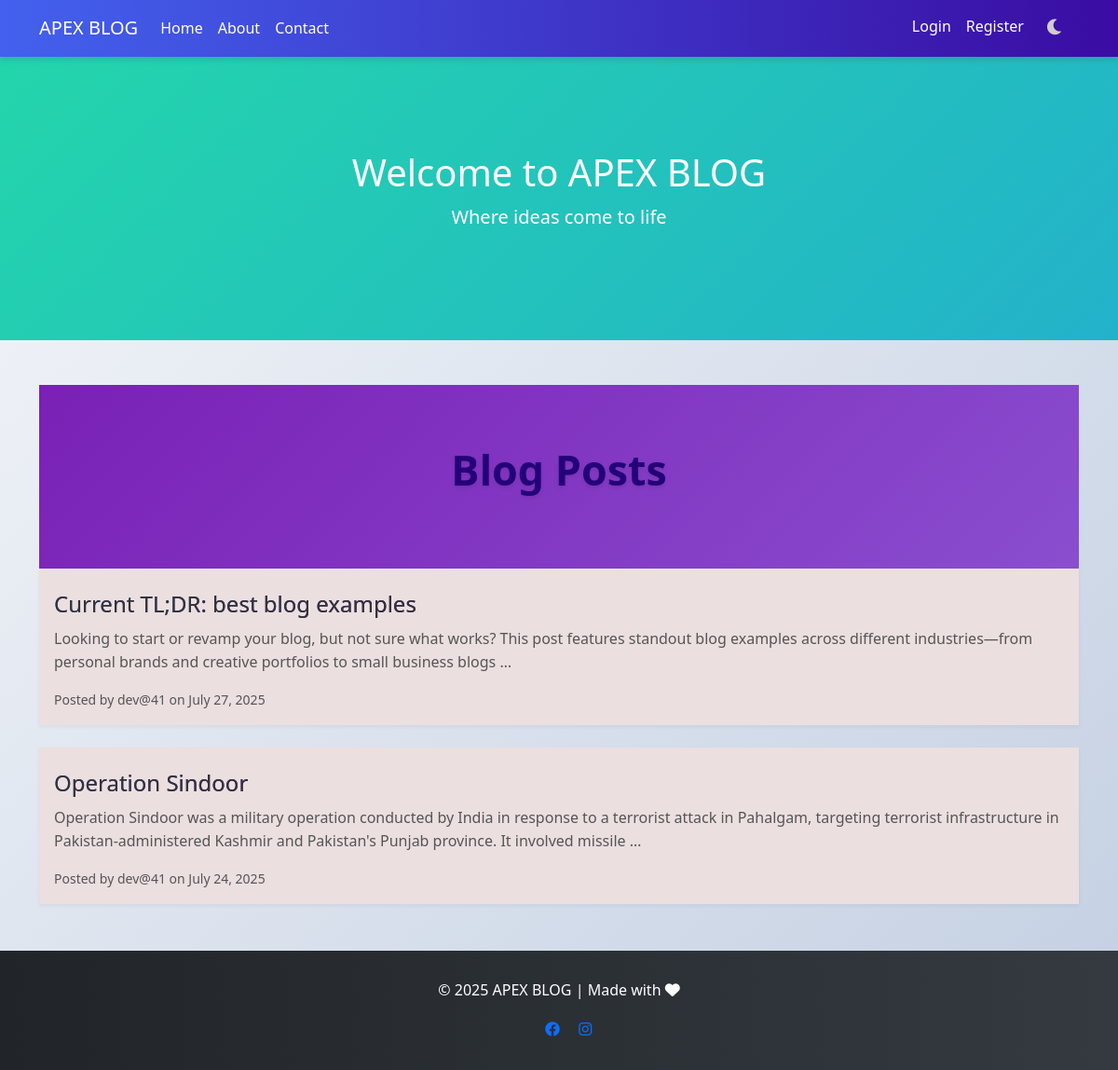
The page / on the database its author committed.
### blog/models.py (models this page shows, shortened)
class Post(models.Model):
    title = models.CharField(max_length=200)
    content = models.TextField()
    author = models.ForeignKey(User, on_delete=models.CASCADE)
    created_at = models.DateTimeField(auto_now_add=True)
    updated_at = models.DateTimeField(auto_now=True)
    published = models.BooleanField(default=False)
    class Meta:
        ordering = ['-created_at']

### accounts/models.py (models this page shows, shortened)
class CustomUser(AbstractUser):
    ROLES = (
        ('auther', 'Author'),
        ('user', 'regular user'),
    )
    role = models.CharField(max_length=10, choices=ROLES, default='user')
    bio = models.TextField(blank=True)
    profile_picture = models.ImageField(upload_to='profile_pics/', blank=True)

### blog/views.py (the view)
# urls.py: path('', views.PostListView.as_view(), name='post_list'),
class PostListView(ListView):
    model = Post
    template_name = 'blog/post_list.html'
    context_object_name = 'posts'
    def get_queryset(self):
        if self.request.user.is_authenticated and self.request.user.is_superuser:
            return Post.objects.all()
        return Post.objects.filter(published=True)

### templates/blog/post_list.html (shortened to what this page needs)
{% extends "base.html" %}
{% block content %}
<div class="blog-header">
  <h1>Blog Posts</h1>
</div>
{% for post in posts %}
<div class="card blog-post-card mb-4">
    <div class="card-body">
        <h2 class="card-title">
            <a href="{% url 'post_detail' post.pk %}">{{ post.title }}</a>
        </h2>
        <p class="card-text">{{ post.content|truncatewords:30 }}</p>
        <div class="d-flex justify-content-between">
            <small class="text-muted">Posted by {{ post.author.username }} on {{ post.created_at|date:"F d, Y" }}</small>
        </div>
    </div>
</div>
{% empty %}
<p class="text-center">No blog posts available.</p>
{% endfor %}
{% endblock %}

### templates/base.html (shortened to what this page needs)
{% load static %}
<!DOCTYPE html>
<html lang="en">
<head>
    <link href="https://cdn.jsdelivr.net/npm/bootstrap@5.3.0/dist/css/bootstrap.min.css" rel="stylesheet">
    <link rel="stylesheet" href="{% static 'css/styles.css' %}?v={% now 'U' %}">
    <link rel="stylesheet" href="https://cdnjs.cloudflare.com/ajax/libs/font-awesome/6.0.0/css/all.min.css">
</head>
<body>
    <nav class="navbar navbar-expand-lg navbar-dark">
        <div class="container">
            <a class="navbar-brand" href="{% url 'post_list' %}">APEX BLOG</a>
            <div class="collapse navbar-collapse" id="navbarNav">
                <ul class="navbar-nav me-auto">
                    <li class="nav-item">
                        <a class="nav-link" href="{% url 'post_list' %}">Home</a>
                    </li>
                    <li class="nav-item">
                        <a class="nav-link" href="{% url 'about' %}">About</a>
                    </li>
                    <li class="nav-item">
                        <a class="nav-link" href="{% url 'contact' %}">Contact</a>
                    </li>
                </ul>
                <ul class="navbar-nav">
                    {% if user.is_authenticated %}
                    <li class="nav-item">
                        <span class="nav-link">Hello, {{ user.username }}</span>
                    </li>
                    <li class="nav-item">
                        <a class="nav-link" href="{% url 'logout' %}">Logout</a>
                    </li>
                    {% else %}
                    <li class="nav-item">
                        <a class="nav-link" href="{% url 'login' %}">Login</a>
                    </li>
                    <li class="nav-item">
                        <a class="nav-link" href="{% url 'register' %}">Register</a>
                    </li>
                    {% endif %}
                    <li class="nav-item">
                        <button class="dark-btn" id="dark-mode-toggle" onclick="toggleDarkMode()" aria-label="Toggle dark mode">
                            <i class="fas fa-moon dark-mode-icon"></i>
                        </button>
                    </li>
                </ul>
            </div>
        </div>
    </nav>
    {% block hero %}
    <div class="hero">
        <div class="container">
            <h1>{% block hero_title %}Welcome to APEX BLOG{% endblock %}</h1>
            <p class="lead">{% block hero_subtitle %}Where ideas come to life{% endblock %}</p>
        </div>
    </div>
    {% endblock %}
    <div class="container my-5">
        {% block content %}{% endblock %}
    </div>
    <footer class="footer">
        <div class="container text-center">
            <p>© {% now "Y" %} APEX BLOG | Made with <i class="fas fa-heart"></i></p>
            <div class="social-icons">
                <a href="https://threads.net/dev_limbad_41"></a>
                <a href="https://facebook.com/Dev Limbad"><i class="fab fa-facebook mx-2"></i></a>
                <a href="https://instagram.com/dev_limbad_41"><i class="fab fa-instagram mx-2"></i></a>
            </div>
        </div>
    </footer>
</body>
</html>

### static/css/styles.css (style rules this page uses)
:root { --primary: #4361ee; --secondary: #3a0ca3; --accent: #f72585; --light: #f8f9fa; --dark: #212529; }
body { font-family: 'Segoe UI', Tahoma, Geneva, Verdana, sans-serif; line-height: 1.6; color: var(--dark); background: linear-gradient(135deg, #f5f7fa 0%, #c3cfe2 100%); min-height: 100vh; }
.navbar { background: linear-gradient(to right, var(--primary), var(--secondary)); box-shadow: 0 4px 6px rgba(0, 0, 0, 0.1); }
.navbar-brand, .nav-link { color: white !important; transition: all 0.3s ease; }
.card { border: none; border-radius: 10px; overflow: hidden; box-shadow: 0 10px 20px rgba(0, 0, 0, 0.1); transition: all 0.3s ease; background: rgba(255, 255, 255, 0.9); backdrop-filter: blur(5px); }
.card-title a { color: var(--dark); text-decoration: none; background: linear-gradient(to right, var(--primary), var(--secondary)); -webkit-background-clip: text; background-clip: text; color: transparent; font-weight: 600; }
.hero { background: linear-gradient(-45deg, #ee7752, #e73c7e, #23a6d5, #23d5ab); background-size: 400% 400%; animation: gradient 15s ease infinite; color: white; padding: 100px 0; text-align: center; }
.footer { background: linear-gradient(to right, var(--dark), #343a40); color: white; padding: 30px 0; margin-top: 50px; }
.dark-btn { background: transparent; border: none; color: rgb(212, 204, 204); cursor: pointer; font-size: 1.2rem; padding: 0.5rem; transition: all 0.3s ease; margin: 0 0.5rem; margin-top: -2px; }
.blog-header { background: linear-gradient(135deg, #7a20b6 0%, #8a4ecf 100%); padding: 4rem 0; text-align: center; color: #240079; margin-bottom: 2re }
.blog-header h1 { font-size: 2.8rem; font-weight: 700; margin-bottom: 1rem; text-shadow: 0 2px 4px rgba(0, 0, 0, 0.1); }
.blog-post-card { margin-bottom: 2rem; border: none; border-radius: 0; box-shadow: 0 2px 4px rgba(0, 0, 0, 0.05); transition: all 0.3s ease; background-color: #ebdfdf; }
.blog-post-card .card-title a { color: #333; text-decoration: none; font-size: 1.5rem; font-weight: 400; }
.blog-post-card .card-text { color: #555; line-height: 1.6; }

### rows shown on the page
Post: title "Current TL;DR: best blog examples", content "Looking to start or revamp your blog, but not sure what works? This post features standout blog examples across different industries—from personal brands and creative portfolios to small business blogs …", author.username "dev@41", created_at "July 27, 2025"
Post: title "Operation Sindoor", content "Operation Sindoor was a military operation conducted by India in response to a terrorist attack in Pahalgam, targeting terrorist infrastructure in Pakistan-administered Kashmir and Pakistan's Punjab province. It involved missile …", author.username "dev@41", created_at "July 24, 2025"
